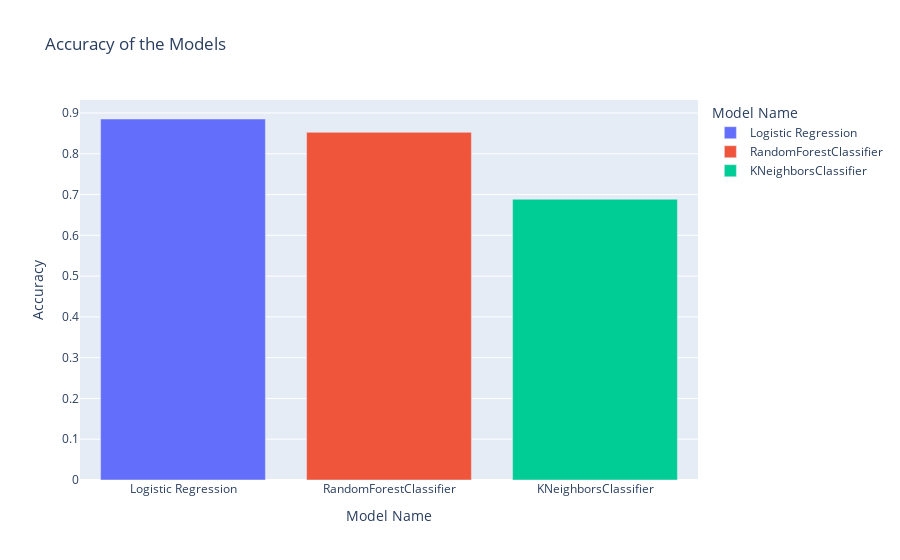

The notebook cell this image was saved under:
### Code cell
# Visualising the accuracy

model_accuracy = pd.DataFrame({'Model Name': clf__.results.keys(),
              'Accuracy': clf__.results.values()
             })

fig = px.bar(model_accuracy, x='Model Name', y='Accuracy', color='Model Name', title='Accuracy of the Models')
fig.update_layout(xaxis_title='Model Name',
                  yaxis_title='Accuracy'
                 )
fig.show()

### Figure 1 — Plotly figure (JSON) as saved in the notebook; plotly's stock layout.template omitted (floating-point values rounded to 4 significant figures)
{"data": [{"alignmentgroup": "True", "hovertemplate": "Model Name=%{x}<br>Accuracy=%{y}<extra></extra>", "legendgroup": "Logistic Regression", "marker": {"color": "#636efa", "pattern": {"shape": ""}}, "name": "Logistic Regression", "offsetgroup": "Logistic Regression", "orientation": "v", "showlegend": true, "textposition": "auto", "type": "bar", "x": ["Logistic Regression"], "xaxis": "x", "y": [0.8852], "yaxis": "y"}, {"alignmentgroup": "True", "hovertemplate": "Model Name=%{x}<br>Accuracy=%{y}<extra></extra>", "legendgroup": "RandomForestClassifier", "marker": {"color": "#EF553B", "pattern": {"shape": ""}}, "name": "RandomForestClassifier", "offsetgroup": "RandomForestClassifier", "orientation": "v", "showlegend": true, "textposition": "auto", "type": "bar", "x": ["RandomForestClassifier"], "xaxis": "x", "y": [0.8525], "yaxis": "y"}, {"alignmentgroup": "True", "hovertemplate": "Model Name=%{x}<br>Accuracy=%{y}<extra></extra>", "legendgroup": "KNeighborsClassifier", "marker": {"color": "#00cc96", "pattern": {"shape": ""}}, "name": "KNeighborsClassifier", "offsetgroup": "KNeighborsClassifier", "orientation": "v", "showlegend": true, "textposition": "auto", "type": "bar", "x": ["KNeighborsClassifier"], "xaxis": "x", "y": [0.6885], "yaxis": "y"}], "layout": {"barmode": "relative", "legend": {"title": {"text": "Model Name"}, "tracegroupgap": 0}, "title": {"text": "Accuracy of the Models"}, "xaxis": {"anchor": "y", "categoryarray": ["Logistic Regression", "RandomForestClassifier", "KNeighborsClassifier"], "categoryorder": "array", "domain": [0, 1], "title": {"text": "Model Name"}}, "yaxis": {"anchor": "x", "domain": [0, 1], "title": {"text": "Accuracy"}}}}
